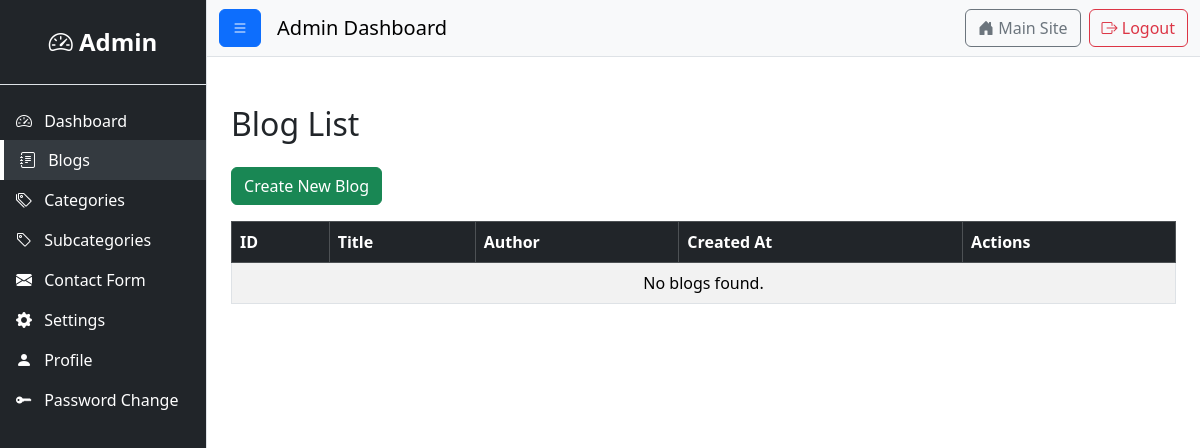
The page /user/blogs on the database as committed earlier.
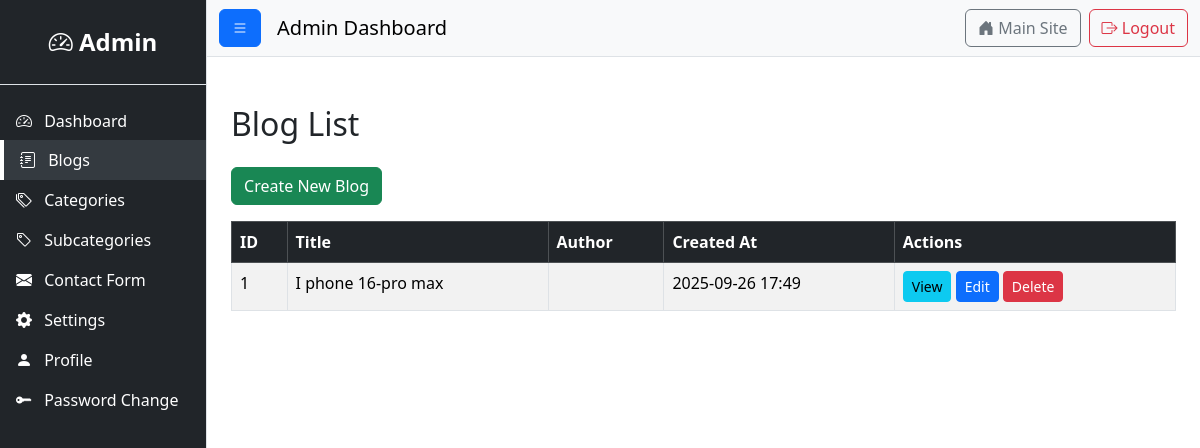
The same page on the database as committed later.
### blog/models.py (models this page shows, shortened)
class Blog(models.Model):
    title = models.CharField(max_length=200)
    slug = models.SlugField(unique=True, blank=True)
    content = RichTextField()
    author = models.CharField(max_length=100, default='Admin')
    created_at = models.DateTimeField(auto_now_add=True)
    updated_at = models.DateTimeField(auto_now=True)
    published = models.BooleanField(default=False)
    category = models.ForeignKey('Category', on_delete=models.SET_NULL, null=True, blank=True)
    subcategory = models.ForeignKey('SubCategory', on_delete=models.SET_NULL, null=True, blank=True)
    image = models.ImageField(upload_to=file_image, blank=True, null=True)
    meta_title = models.CharField(max_length=160, blank=True, null=True)
    meta_description = models.CharField(max_length=160, blank=True, null=True)
    meta_keywords = models.CharField(max_length=255, blank=True, null=True)
    meta_image = models.ImageField(upload_to=file_meta_image, blank=True, null=True)
    class Meta:
        ordering = ['-created_at']
        verbose_name_plural = "Blogs"

### user/views.py (the view)
# urls.py: path('blogs', views.all_blogs, name='all-blogs'),
def all_blogs(request):
    blogs = Blog.objects.all().order_by('-created_at')
    context = {
        'blogs': blogs,
    }
    return render(request, 'user/blog_list.html', context)

### home/context_processors.py (called while the page is built)
def websetting_processor(request):
    websetting = Websetting.objects.first()
    return {'websetting': websetting}

### user/templates/user/blog_list.html (shortened to what this page needs)
{% extends "base.html" %}
{% load static %}
{% block content %}
<div class="container mt-5">
    <h2 class="mb-4">Blog List</h2>
    <a href="{% url 'blog:blog-create' %}" class="btn btn-success mb-3">Create New Blog</a>
    <table class="table table-bordered table-striped">
        <thead class="table-dark">
            <tr>
                <th>ID</th>
                <th>Title</th>
                <th>Author</th>
                <th>Created At</th>
                <th>Actions</th>
            </tr>
        </thead>
        <tbody>
            {% for blog in blogs %}
            <tr>
                <td>{{ blog.id }}</td>
                <td>{{ blog.title }}</td>
                <td>{{ blog.author.username }}</td>
                <td>{{ blog.created_at|date:"Y-m-d H:i" }}</td>
                <td>
                    <a href="{% url 'blog:blog-post' blog.slug %}" class="btn btn-info btn-sm">View</a>
                    <a href="{% url 'blog:blog-edit' blog.id %}" class="btn btn-primary btn-sm">Edit</a>
                    <form action="{% url 'blog:blog-delete' blog.id %}" method="post" class="d-inline">
                        <button type="submit" class="btn btn-danger btn-sm" onclick="return confirm('Are you sure?');">Delete</button>
                    </form>
                </td>
            </tr>
            {% empty %}
            <tr>
                <td colspan="5" class="text-center">No blogs found.</td>
            </tr>
            {% endfor %}
        </tbody>
    </table>
</div>
{% endblock %}

Rows that differ between the two databases and show on the page:
added Blog: id "1", title "I phone 16-pro max", created_at "2025-09-26 17:49"
Other text that changed with them:
text no longer shown: "No blogs found."
